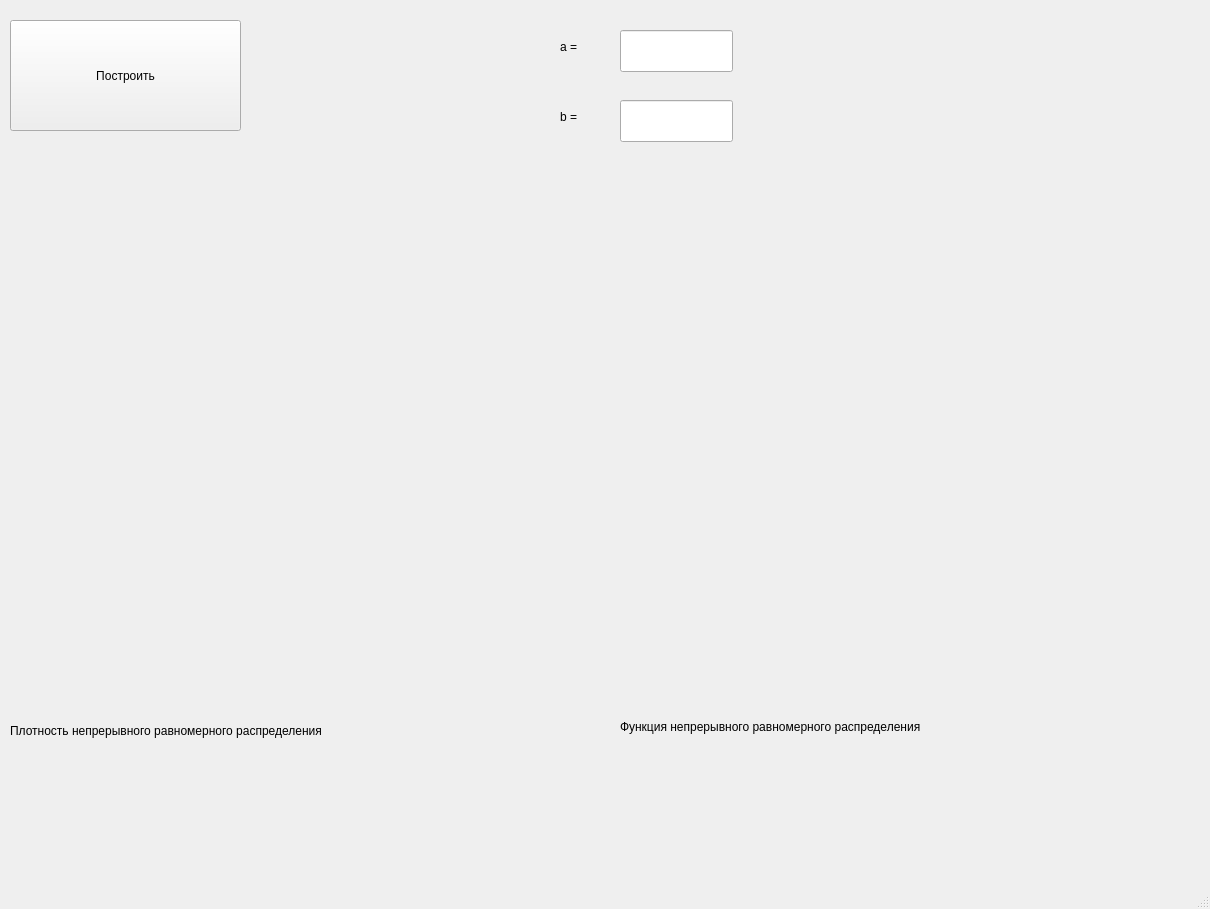
<?xml version="1.0" encoding="UTF-8"?>
<ui version="4.0">
 <class>MainWindow</class>
 <widget class="QMainWindow" name="MainWindow">
  <property name="geometry">
   <rect>
    <x>0</x>
    <y>0</y>
    <width>1210</width>
    <height>909</height>
   </rect>
  </property>
  <property name="windowTitle">
   <string>MainWindow</string>
  </property>
  <widget class="QWidget" name="centralwidget">
   <widget class="QCustomPlot" name="widget" native="true">
    <property name="geometry">
     <rect>
      <x>20</x>
      <y>260</y>
      <width>581</width>
      <height>431</height>
     </rect>
    </property>
   </widget>
   <widget class="QCustomPlot" name="widget_2" native="true">
    <property name="geometry">
     <rect>
      <x>620</x>
      <y>260</y>
      <width>581</width>
      <height>431</height>
     </rect>
    </property>
   </widget>
   <widget class="QPushButton" name="pushButton">
    <property name="geometry">
     <rect>
      <x>10</x>
      <y>20</y>
      <width>231</width>
      <height>111</height>
     </rect>
    </property>
    <property name="text">
     <string>Построить</string>
    </property>
   </widget>
   <widget class="QLabel" name="label">
    <property name="geometry">
     <rect>
      <x>10</x>
      <y>710</y>
      <width>591</width>
      <height>41</height>
     </rect>
    </property>
    <property name="text">
     <string>Плотность непрерывного равномерного распределения</string>
    </property>
   </widget>
   <widget class="QLabel" name="label_2">
    <property name="geometry">
     <rect>
      <x>620</x>
      <y>710</y>
      <width>571</width>
      <height>34</height>
     </rect>
    </property>
    <property name="text">
     <string>Функция непрерывного равномерного распределения</string>
    </property>
   </widget>
   <widget class="QLineEdit" name="lineEdit">
    <property name="geometry">
     <rect>
      <x>620</x>
      <y>30</y>
      <width>113</width>
      <height>42</height>
     </rect>
    </property>
   </widget>
   <widget class="QLineEdit" name="lineEdit_2">
    <property name="geometry">
     <rect>
      <x>620</x>
      <y>100</y>
      <width>113</width>
      <height>42</height>
     </rect>
    </property>
   </widget>
   <widget class="QLabel" name="label_3">
    <property name="geometry">
     <rect>
      <x>560</x>
      <y>30</y>
      <width>41</width>
      <height>34</height>
     </rect>
    </property>
    <property name="text">
     <string>a =</string>
    </property>
   </widget>
   <widget class="QLabel" name="label_4">
    <property name="geometry">
     <rect>
      <x>560</x>
      <y>100</y>
      <width>51</width>
      <height>34</height>
     </rect>
    </property>
    <property name="text">
     <string>b =</string>
    </property>
   </widget>
  </widget>
  <widget class="QMenuBar" name="menubar">
   <property name="geometry">
    <rect>
     <x>0</x>
     <y>0</y>
     <width>1210</width>
     <height>39</height>
    </rect>
   </property>
  </widget>
  <widget class="QStatusBar" name="statusbar"/>
 </widget>
 <customwidgets>
  <customwidget>
   <class>QCustomPlot</class>
   <extends>QWidget</extends>
   <header>qcustomplot.h</header>
   <container>1</container>
  </customwidget>
 </customwidgets>
 <resources/>
 <connections/>
</ui>
